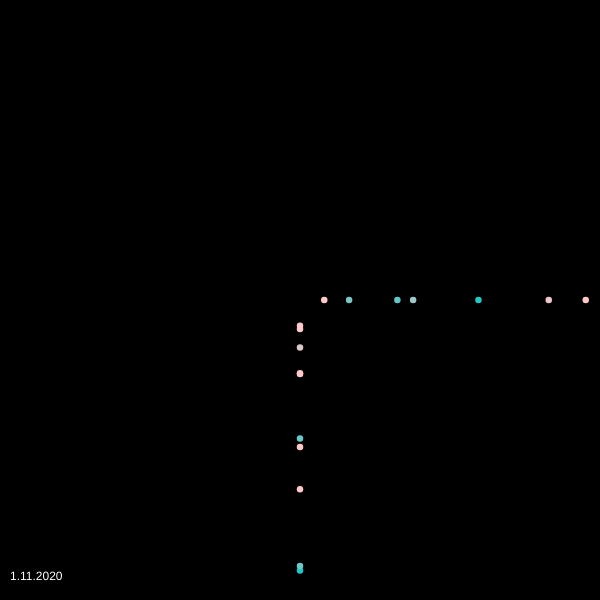
Frame 1 (no input)
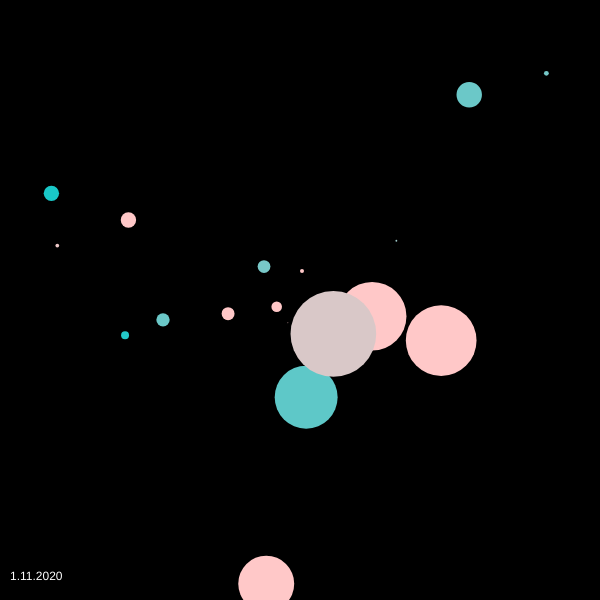
Frame 60 (no input)
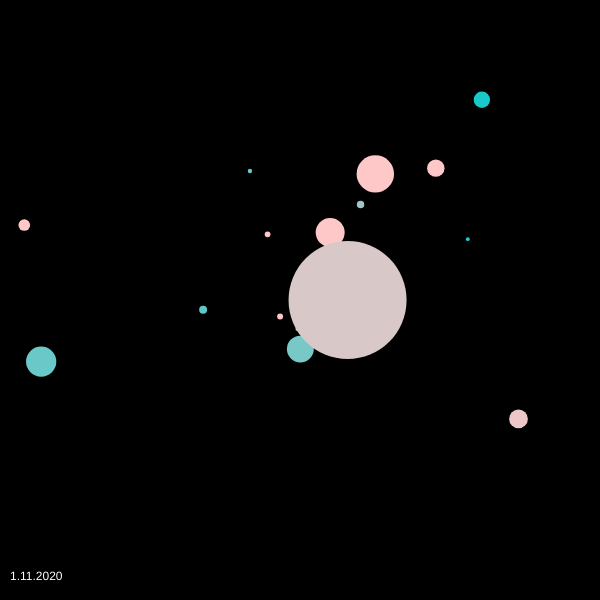
Frame 120 (the mouse pressed at the canvas centre since frame 60)

The p5.js sketch that drew these frames (run headless with seeded random() and noise() and a simulated clock; from frame 60 on, the mouse is pressed at the canvas centre):

// p5.js sketch
// ── sketch.js
//Based off the particle system example on p5.js

let spin;

let spins = [];

function setup() {
  createCanvas(600, 600);
  // Initialize all values
  for (let i = 0; i < 20; i++) {
    var dir = -1;
    if(i%2 == 0){
      dir = 1;
    }
    spin = new Spinner(createVector(width/2, height/2), random(0, 400), dir, 0, random(0.01, 0.1), random(0, 360));
    spins.push(spin);
  }

  colorMode(HSB);
}

function draw() {
  // Convert polar to cartesian
  background(0);
  for (let i = 0; i < spins.length; i++) {
    spins[i].run();
  }
  fill(255);
  text("1.11.2020", 10, height - 20);
}

class Spinner{
 constructor(center, radius, direction, theta, vel, hue) {
    this.x = 0;
    this.y = 0; 
    this.center = center;
    this.radius = radius;
    this.direction = direction;
    this.theta = theta;
    this.vel = vel;
    this.hue = hue;
    this.color = color(hue, 200, 200);
    this.size = 5;
  }
  update(){
    this.x= (this.radius * cos(this.theta) + this.center.x);
    this.y = (this.radius * sin(this.theta) + this.center.y);
    if(this.direction < 0) { //go other way 
        this.x = (this.radius * sin(this.theta) + this.center.y);
        this.y = (this.radius * cos(this.theta) + this.center.x);
      }
    this.theta += this.vel;
    this.size += cos(this.theta)*1.5;
  }
  display(){
    fill(this.color);
    noStroke();
    ellipse(this.x, this.y, this.size, this.size);
  }
  run(){
    this.update();
    this.display();
  }
};
